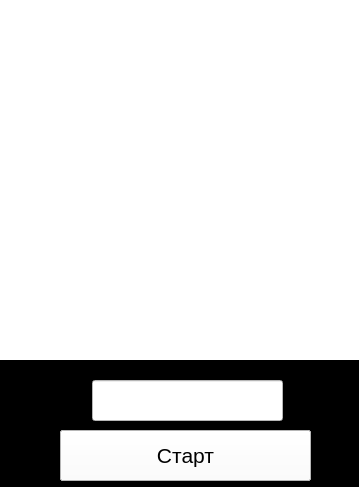
<?xml version="1.0" encoding="UTF-8"?>
<ui version="4.0">
 <class>run</class>
 <widget class="QMainWindow" name="run">
  <property name="geometry">
   <rect>
    <x>0</x>
    <y>0</y>
    <width>359</width>
    <height>487</height>
   </rect>
  </property>
  <property name="windowTitle">
   <string>MainWindow</string>
  </property>
  <property name="styleSheet">
   <string notr="true">background-color: rgb(255, 255, 255);</string>
  </property>
  <widget class="QWidget" name="centralwidget">
   <widget class="QPushButton" name="go">
    <property name="geometry">
     <rect>
      <x>60</x>
      <y>430</y>
      <width>251</width>
      <height>51</height>
     </rect>
    </property>
    <property name="font">
     <font>
      <pointsize>16</pointsize>
     </font>
    </property>
    <property name="styleSheet">
     <string notr="true">background-color: rgb(255, 255, 255);</string>
    </property>
    <property name="text">
     <string>Старт</string>
    </property>
   </widget>
   <widget class="QLabel" name="label">
    <property name="geometry">
     <rect>
      <x>-10</x>
      <y>360</y>
      <width>561</width>
      <height>281</height>
     </rect>
    </property>
    <property name="styleSheet">
     <string notr="true">background-color: rgb(0, 0, 0);</string>
    </property>
    <property name="text">
     <string>TextLabel</string>
    </property>
   </widget>
   <widget class="QLabel" name="label_2">
    <property name="geometry">
     <rect>
      <x>-70</x>
      <y>30</y>
      <width>471</width>
      <height>351</height>
     </rect>
    </property>
    <property name="styleSheet">
     <string notr="true">image: url(:/newPrefix/1686134849_polinka-top-p-kartinka-chelovechek-idet-pinterest-7.png);</string>
    </property>
    <property name="text">
     <string>TextLabel</string>
    </property>
   </widget>
   <widget class="QLineEdit" name="lineEdit">
    <property name="geometry">
     <rect>
      <x>92</x>
      <y>380</y>
      <width>191</width>
      <height>41</height>
     </rect>
    </property>
   </widget>
   <widget class="QPushButton" name="go_2">
    <property name="geometry">
     <rect>
      <x>60</x>
      <y>430</y>
      <width>251</width>
      <height>51</height>
     </rect>
    </property>
    <property name="font">
     <font>
      <pointsize>16</pointsize>
     </font>
    </property>
    <property name="styleSheet">
     <string notr="true">background-color: rgb(255, 255, 255);</string>
    </property>
    <property name="text">
     <string>Старт</string>
    </property>
   </widget>
   <zorder>label_2</zorder>
   <zorder>label</zorder>
   <zorder>lineEdit</zorder>
   <zorder>go_2</zorder>
   <zorder>go</zorder>
  </widget>
 </widget>
 <resources/>
 <connections/>
</ui>
